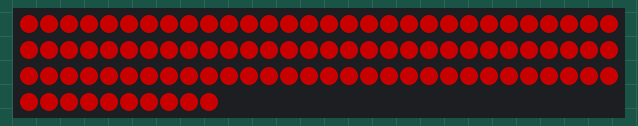
A sketch run on a simulated Arduino Uno, built with avr-gcc and run on an emulated ATmega328P. On the bench: 100 RGB LEDs in strip order, left to right, continuing on the next row. Dim RGB values are drawn brighter than linear.

Above: at 0.16 s.
At 4.83 s:
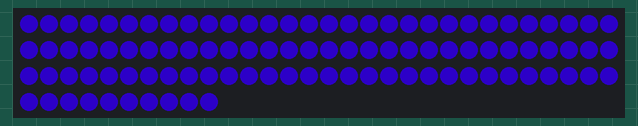
At 9.5 s:
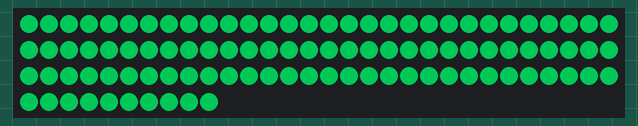
At 18.84 s:
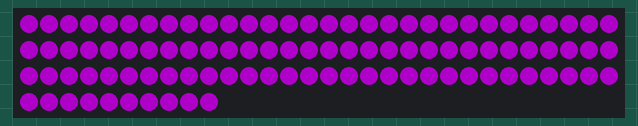
At 28.17 s:
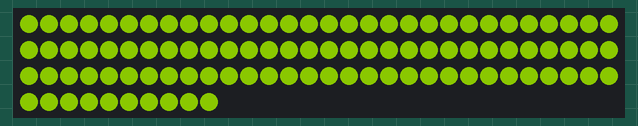
At 39.38 s:
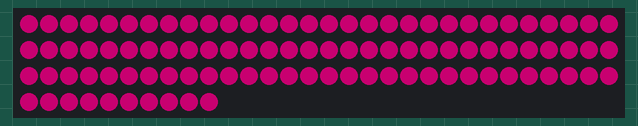

The sketch:

Task8.ino
```cpp
// Ссылка на WOKWI (схема с кодом) https://wokwi.com/projects/434837360757291009

#include <Adafruit_NeoPixel.h>

#define PIN 3
#define LEDS 100  // 10x10

Adafruit_NeoPixel strip = Adafruit_NeoPixel(LEDS, PIN, NEO_GRB + NEO_KHZ800);

void setup() {
  strip.begin();
  strip.setBrightness(255);
  strip.show();
}

void loop() {
  // плавно меняю цвет всей ленты
  for(int i=0; i<256; i++) {
    for(int j=0; j<LEDS; j++) {
      strip.setPixelColor(j, strip.ColorHSV(i*256, 255, 100));
    }
    strip.show();
    delay(20);
  }
}
```
